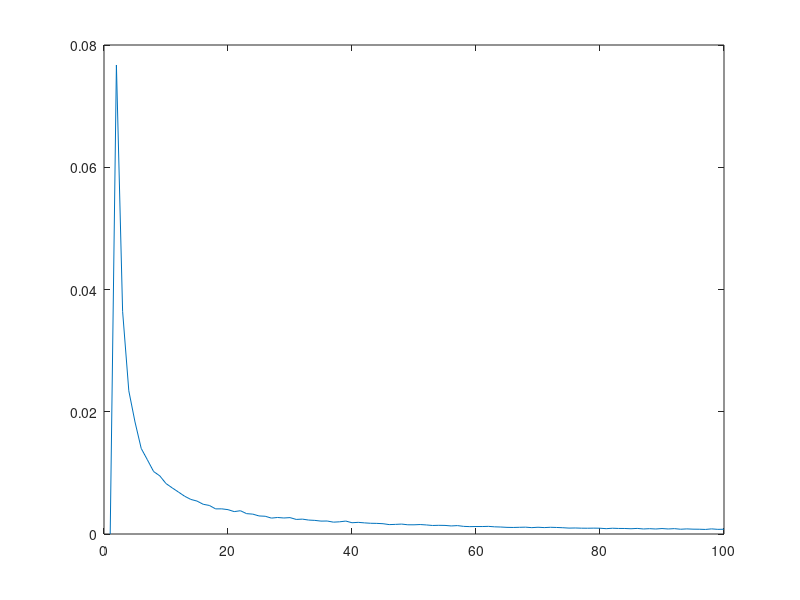

This chart was generated by the following MATLAB code:

if(~exist('len'))
  len = 1000;
end

clear ft;
for loop = 1:100
path = cumsum(binornd(1,0.5,1,len) - 0.5);
ft(loop,:) = abs(fft(path - mean(path)));
end
mft = mean(ft) / trapz(mean(ft));
plot(mft(1:100));
hold on;
